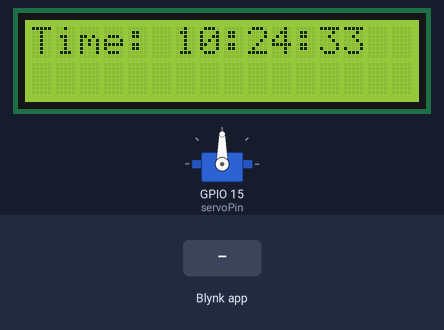
The sketch below on a simulated ESP32. On the bench: servo, 16×2 character LCD. The inputs (shaded band) are chosen by the test bench. WiFi joins after 1.5 s; servers stay silent unless stated; the local clock reads 2024-03-15 10:24:30 at power-on unless the sketch sets it; what the sketch prints to the serial monitor is not drawn.

Above: at 3.5 s.
3.6 s: Blynk app writes 1 to V1
At 5.2 s:
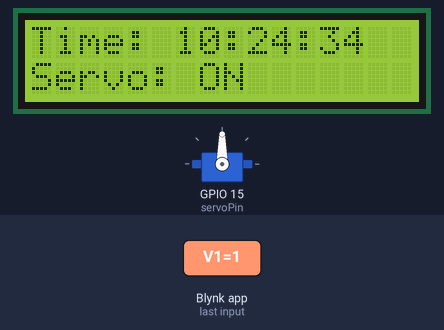
6.6 s: Blynk app writes 0 to V1
At 7.9 s:
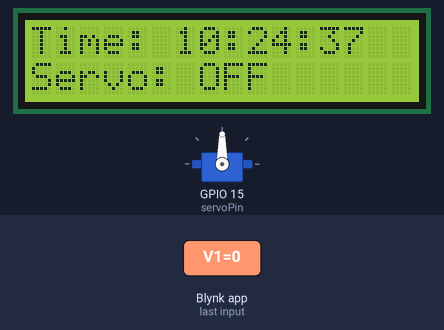
Timing chart, 0 to 9.6 s (numbered marks = the images above; inputs shaded):
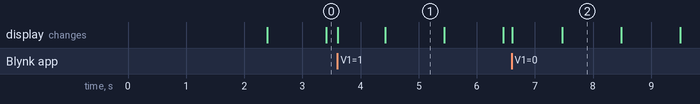

The sketch:

sketch_jan4a.ino
```cpp
#define BLYNK_TEMPLATE_ID "TMPL61OqGvhvc"
#define BLYNK_TEMPLATE_NAME "Pakan Ikan Otomatis"
#define BLYNK_AUTH_TOKEN "VuDltJ8iRYndoLFppK_fG0uS6-L4ll4I"

#include <WiFi.h>
#include <BlynkSimpleEsp32.h>
#include <ESP32Servo.h>
#include <Wire.h>
#include <RTClib.h>
#include <LiquidCrystal_I2C.h>

// WiFi credentials
char ssid[] = "Samboru";        // Your WiFi SSID
char pass[] = "iloveyou";     // Your WiFi password

// RTC instance
RTC_DS3231 rtc;

// LCD instance (address: 0x27, size: 16x2)
LiquidCrystal_I2C lcd(0x27, 16, 2);

// Servo variables
Servo myServo;
int servoPin = 15;          // GPIO pin for the servo
bool servoMoving = false;   // Status to check if the servo is moving
unsigned long lastServoTime = 0; // Timestamp for the last servo movement
const unsigned long interval = 15000; // 15 seconds interval

// Blynk control variables
bool servoAutoEnabled = false;  // Servo auto-mode state (default: off)

// Function to print RTC time to LCD
void displayRTCTime() {
  DateTime now = rtc.now();  // Get current time
  char timeBuffer[17];       // Buffer for time string
  snprintf(timeBuffer, sizeof(timeBuffer), "%02d:%02d:%02d", now.hour(), now.minute(), now.second());

  lcd.setCursor(0, 0);  // Set cursor to the first line
  lcd.print("Time: ");
  lcd.print(timeBuffer);
}

// Function to print a message on the second line of the LCD
void displayMessage(const char* message) {
  lcd.setCursor(0, 1);  // Set cursor to the second line
  lcd.print(message);
  lcd.print("                ");  // Clear any remaining characters
}

// Blynk function to enable/disable servo auto-mode (V2)
BLYNK_WRITE(V1) {
  servoAutoEnabled = param.asInt();  // Get value from Blynk app (0 = off, 1 = on)
  if (servoAutoEnabled) {
    Serial.println("Servo auto-mode: ON");
    displayMessage("Servo: ON");
  } else {
    Serial.println("Servo auto-mode: OFF");
    displayMessage("Servo: OFF");
  }
}

void setup() {
  // Start serial communication
  Serial.begin(115200);

  // Connect to WiFi
  WiFi.begin(ssid, pass);
  while (WiFi.status() != WL_CONNECTED) {
    delay(1000);
    Serial.println("Connecting to WiFi...");
  }
  Serial.println("Connected to WiFi!");

  // Initialize Blynk
  Blynk.begin(BLYNK_AUTH_TOKEN, ssid, pass);

  // Attach the servo to the specified pin with PWM range (500-2400 us)
  myServo.attach(servoPin, 500, 2400);
  myServo.write(90); // Set servo to the neutral position initially

  // Initialize RTC
  if (!rtc.begin()) {
    Serial.println("Couldn't find RTC");
    while (1);
  }
  if (rtc.lostPower()) {
    rtc.adjust(DateTime(F(__DATE__), F(__TIME__))); // Gunakan waktu kompilasi
  }

  // Initialize LCD
  lcd.init();
  lcd.backlight();  // Turn on LCD backlight
  displayRTCTime();
}

void loop() {
  // Handle Blynk events
  Blynk.run();

  // Update RTC time on LCD every second
  static unsigned long lastUpdateTime = 0;
  if (millis() - lastUpdateTime >= 1000) {
    displayRTCTime();
    lastUpdateTime = millis();
  }

  // Check if auto-mode is enabled and it's time to move the servo
  if (servoAutoEnabled && millis() - lastServoTime >= interval) {
    myServo.write(0);  // Move the servo to the "feeding" position
    displayMessage("Pakan diberikan");
    servoMoving = true;
    lastServoTime = millis();
    Serial.println("Servo moved to feeding position.");
  }

  // Return servo to neutral position after 3 seconds
  if (servoMoving && millis() - lastServoTime >= 3000) {
    myServo.write(90);  // Return servo to the neutral position
    servoMoving = false;
    displayMessage(" ");
    Serial.println("Servo returned to neutral position.");
  }
}
```

Measured:
- after the input at 3.6 s, the display: first changes at once (image 1 shows a later state)
- after the input at 6.6 s, servo on GPIO 15 (servoPin): stays 90° (without the input it goes to 0° after 8.4 s); the display: first changes at once (image 2 shows a later state)
- what the display in image 1 shows lasts 1.0 s, from 4.4 s to 5.4 s
